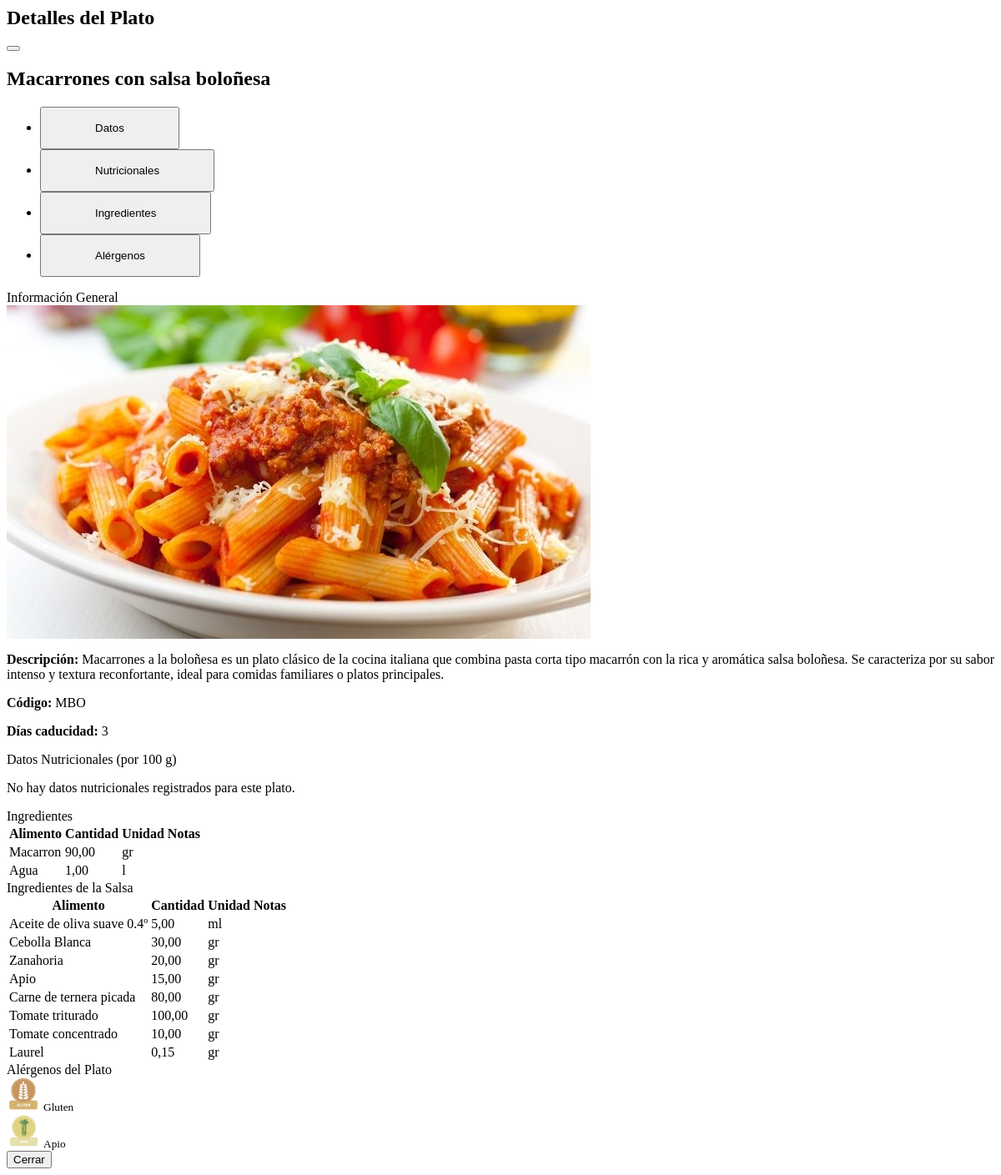
/platos/platos/2/ (signed in), run on an earlier commit of the app's database.
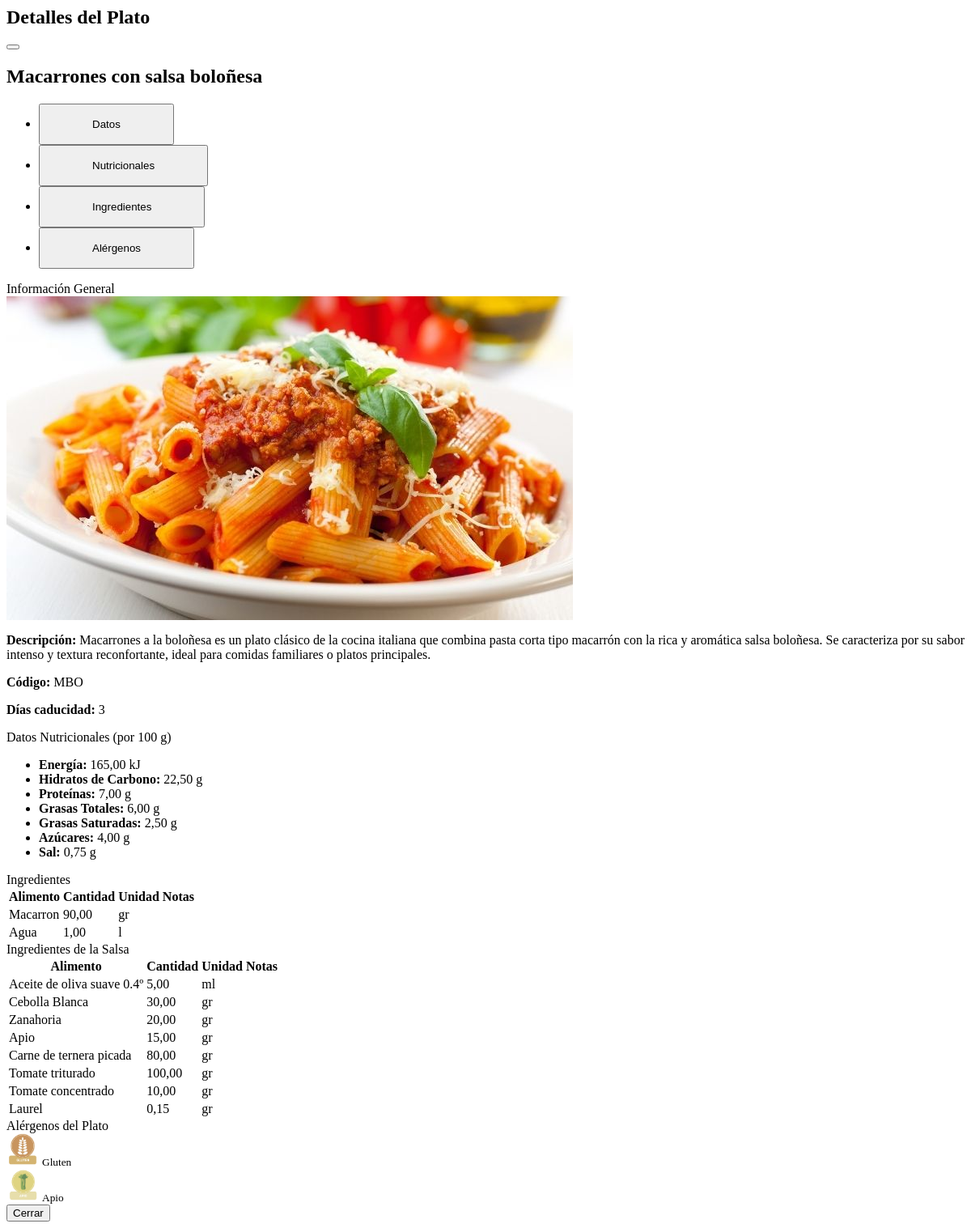
And on a later commit of the database.
### app/platos/models.py (models this page shows, shortened)
class DatosNuticionales(ModeloBaseCentro):
    plato = models.OneToOneField(Plato, on_delete=models.CASCADE, related_name='nutricion')
    energia = models.DecimalField(default=0, max_digits=6, decimal_places=2, blank=True, help_text="Energía en Kj por 100g")
    grasas_totales = models.DecimalField(default=0, max_digits=6, decimal_places=2, blank=True, help_text="Grasas totales en g por 100g")
    grasas_saturadas = models.DecimalField(default=0, max_digits=6, decimal_places=2, blank=True, help_text="Grasas saturadas en g por 100g")
    hidratosdecarbono = models.DecimalField(default=0, max_digits=6, decimal_places=2, blank=True, help_text="Hidratos de carbono en g por 100g")
    azucares = models.DecimalField(default=0, max_digits=6, decimal_places=2, blank=True, help_text="Azúcares en g por 100g")
    proteinas = models.DecimalField(default=0, max_digits=6, decimal_places=2, blank=True, help_text="Proteinas en g por 100g")
    sal = models.DecimalField(default=0, max_digits=6, decimal_places=2, blank=True, help_text="Sal en g por 100g")
    class Meta:
        verbose_name = "Datos Nutricionales"
        verbose_name_plural = "Datos Nutricionales"

### app/platos/views.py (the view)
# urls.py: path('platos/<int:pk>/', PlatoDetail.as_view(), name='PlatoDetail'),
class PlatoDetail(LoginRequiredMixin, DetailView):
    model = Plato
    template_name = 'platos/datos_plato.html'
    context_object_name = 'plato'
    def get_queryset(self):
        user_profile = get_object_or_404(UserProfile, user=self.request.user)
        if user_profile.centro:
            return Plato.objects.filter(centro=user_profile.centro)
        return Plato.objects.none()
    def get_context_data(self, **kwargs):
        context = super().get_context_data(**kwargs)
        ingredientes = self.object.ingredientes.all().select_related('alimento', 'unidad_medida')
        context['ingredientes'] = ingredientes
        context['alergenos'] = self.object.get_alergenos()
        if self.object.salsa:
            ingredientes_salsa = self.object.salsa.ingredientes.all().select_related('alimento', 'unidad_medida')
        else:
            ingredientes_salsa = []
        context['ingredientes_salsa'] = ingredientes_salsa
        context['nutricion'] = getattr(self.object, 'nutricion', None)
        return context

### app/platos/models.py (called while the page is built)
    def get_alergenos(self):
        alergenos_plato = Alergenos.objects.filter(
        alimento__alimentoplato__plato=self
        )
        if self.salsa:
            alergenos_salsa = Alergenos.objects.filter(
                alimento__alimentosalsa__salsa=self.salsa
            )
        else:
            alergenos_salsa = Alergenos.objects.none()
        return (alergenos_plato | alergenos_salsa).distinct()

### templates/platos/datos_plato.html (shortened to what the changed rows need)
<div class="modal-dialog modal-xl" role="document">
    <div class="modal-content">
        <div class="modal-header bg-success">
            <h2 class="modal-title">Detalles del Plato</h2>
        </div>
        <div class="modal-body">
            <div class="container">
                <h2>{{ plato.nombre }}</h2>
                <div class="tab-content mt-3" id="platoTabsContent">
                    <div class="tab-pane fade" id="nutricion" role="tabpanel">
                        <div class="card mb-3">
                            <div class="card-body">
                                {% if nutricion %}
                                <ul class="list-unstyled mb-0">
                                    <li><strong>Energía:</strong> {{ nutricion.energia }} kJ</li>
                                    <li><strong>Hidratos de Carbono:</strong> {{ nutricion.hidratosdecarbono }} g</li>
                                    <li><strong>Proteínas:</strong> {{ nutricion.proteinas }} g</li>
                                    <li><strong>Grasas Totales:</strong> {{ nutricion.grasas_totales }} g</li>
                                    <li><strong>Grasas Saturadas:</strong> {{ nutricion.grasas_saturadas }} g</li>
                                    <li><strong>Azúcares:</strong> {{ nutricion.azucares }} g</li>
                                    <li><strong>Sal:</strong> {{ nutricion.sal }} g</li>
                                </ul>
                                {% else %}
                                <p class="text-muted mb-0">No hay datos nutricionales registrados para este plato.</p>
                                {% endif %}
                            </div>
                        </div>
                    </div>
                    <div class="tab-pane fade" id="ingredientes" role="tabpanel">
                        <div class="card mb-3">
                            <div class="card-body" style="max-height:300px; overflow-y:auto;">
                                <table class="table table-sm table-striped">
                                    <thead>
                                        <tr>
                                            <th>Alimento</th>
                                            <th>Cantidad</th>
                                            <th>Unidad</th>
                                            <th>Notas</th>
                                        </tr>
                                    </thead>
                                </table>
                                {% if ingredientes_salsa %}
                                <div class="card mt-3">
                                    <div class="card-body">
                                        <table class="table table-sm table-striped">
                                            <thead>
                                                <tr>
                                                    <th>Alimento</th>
                                                    <th>Cantidad</th>
                                                    <th>Unidad</th>
                                                    <th>Notas</th>
                                                </tr>
                                            </thead>
                                        </table>
                                    </div>
                                </div>
                                {% endif %}
                            </div>
                        </div>
                    </div>
                </div>
            </div>
        </div>
    </div>
</div>

What changed in the data, as far as the page shows it:
added DatosNuticionales: energia "165,00", hidratosdecarbono "22,50", proteinas "7,00", grasas_totales "6,00", grasas_saturadas "2,50", azucares "4,00", sal "0,75"
Also different on the page:
text no longer shown: "No hay datos nutricionales registrados para este plato."
text now shown: "Energía: kJ Hidratos de Carbono: g Proteínas: g Grasas Totales: g Grasas Saturadas: g Azúcares: g Sal: g"
